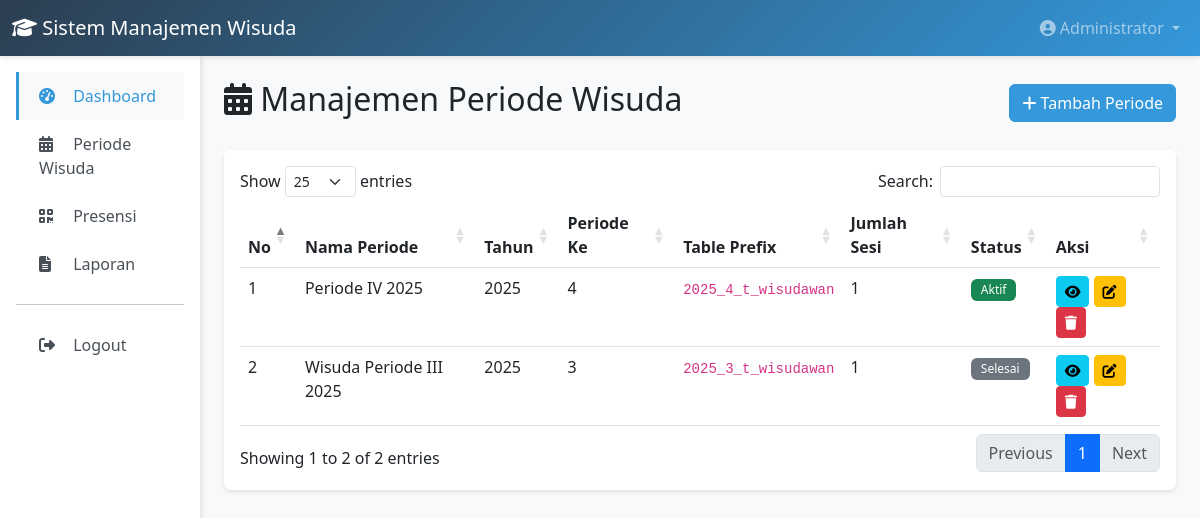
The app's page /index.php?url=admin/periode (signed in) with its own data.
### tables this page shows
CREATE TABLE `periode_wisuda` (
  `id` int NOT NULL,
  `nama_periode` varchar(100) NOT NULL,
  `tahun` year NOT NULL,
  `periode_ke` tinyint NOT NULL,
  `status` enum('aktif','selesai','draft') DEFAULT 'draft',
  `table_prefix` varchar(50) NOT NULL,
  `keterangan` text,
  `created_by` int DEFAULT NULL,
  `created_at` timestamp NULL DEFAULT CURRENT_TIMESTAMP,
  `updated_at` timestamp NULL DEFAULT CURRENT_TIMESTAMP ON UPDATE CURRENT_TIMESTAMP
);

### app/controllers/AdminController.php (called while the page is built, shortened)
<?php
class AdminController extends Controller {
    private $periodeModel;
    public function __construct() {
        $this->periodeModel = new PeriodeWisuda();
    }
    public function periode() {
        $data = [
            'title' => 'Manajemen Periode Wisuda',
            'periodes' => $this->periodeModel->getAllWithStats()
        ];
        $this->view('admin/periode/index', $data);
    }
}

### app/helpers/functions.php (called while the page is built, shortened)
<?php
function e($string) {
    return htmlspecialchars($string, ENT_QUOTES, 'UTF-8');
}
function url($path = '') {
    if (empty($path)) {
        return BASE_URL . 'index.php';
    }
    return BASE_URL . 'index.php?url=' . ltrim($path, '/');
}

### app/core/Model.php (called while the page is built, shortened)
<?php
class Model {
    protected $db;
    public function __construct() {
        $this->db = Database::getInstance()->getConnection();
    }
    public function query($sql, $params = []) {
        $stmt = $this->db->prepare($sql);
        $stmt->execute($params);
        return $stmt;
    }
    public function queryAll($sql, $params = []) {
        $stmt = $this->query($sql, $params);
        return $stmt->fetchAll();
    }
}

### app/core/Database.php (called while the page is built, shortened)
<?php
class Database {
    private static $instance = null;
    private $connection;
    private function __construct() {
        try {
            $dsn = "mysql:host=" . DB_HOST . ";dbname=" . DB_NAME . ";charset=" . DB_CHARSET;
            $options = [
                PDO::ATTR_ERRMODE => PDO::ERRMODE_EXCEPTION,
                PDO::ATTR_DEFAULT_FETCH_MODE => PDO::FETCH_ASSOC,
                PDO::ATTR_EMULATE_PREPARES => false,
            ];
            $this->connection = new PDO($dsn, DB_USER, DB_PASS, $options);
        } catch (PDOException $e) {
            die("Database connection failed: " . $e->getMessage());
        }
    }
    public static function getInstance() {
        if (self::$instance === null) {
            self::$instance = new self();
        }
        return self::$instance;
    }
    public function getConnection() {
        return $this->connection;
    }
}

### app/models/PeriodeWisuda.php (called while the page is built, shortened)
<?php
class PeriodeWisuda extends Model {
    protected $table = 'periode_wisuda';
    public function getAllWithStats() {
        return $this->queryAll("
            SELECT
                p.*,
                COUNT(DISTINCT s.id) as jumlah_sesi,
                u.full_name as created_by_name
            FROM {$this->table} p
            LEFT JOIN sesi_wisuda s ON p.id = s.periode_id
            LEFT JOIN users u ON p.created_by = u.id
            GROUP BY p.id
            ORDER BY p.tahun DESC, p.periode_ke DESC
        ");
    }
}

### app/views/admin/periode/index.php (the view)
<?php require_once APP_PATH . '/views/layouts/header.php'; ?>
<?php require_once APP_PATH . '/views/layouts/navbar.php'; ?>
<div class="container-fluid">
    <div class="row">
        <div class="col-md-2 p-0">
            <?php require_once APP_PATH . '/views/layouts/sidebar_admin.php'; ?>
        </div>
        <div class="col-md-10 p-4">
            <div class="d-flex justify-content-between align-items-center mb-4">
                <h2><i class="fas fa-calendar-alt"></i> Manajemen Periode Wisuda</h2>
                <a href="<?= url('admin/createPeriode') ?>" class="btn btn-primary">
                    <i class="fas fa-plus"></i> Tambah Periode
                </a>
            </div>
            <div class="card">
                <div class="card-body">
                    <div class="table-responsive">
                        <table class="table table-hover datatable">
                            <thead>
                                <tr>
                                    <th>No</th>
                                    <th>Nama Periode</th>
                                    <th>Tahun</th>
                                    <th>Periode Ke</th>
                                    <th>Table Prefix</th>
                                    <th>Jumlah Sesi</th>
                                    <th>Status</th>
                                    <th>Aksi</th>
                                </tr>
                            </thead>
                            <tbody>
                                <?php $no = 1; foreach ($periodes as $periode): ?>
                                <tr>
                                    <td><?= $no++ ?></td>
                                    <td><?= e($periode['nama_periode']) ?></td>
                                    <td><?= e($periode['tahun']) ?></td>
                                    <td><?= e($periode['periode_ke']) ?></td>
                                    <td><code><?= e($periode['table_prefix']) ?></code></td>
                                    <td><?= e($periode['jumlah_sesi']) ?></td>
                                    <td>
                                        <?php if ($periode['status'] === 'aktif'): ?>
                                            <span class="badge bg-success">Aktif</span>
                                        <?php elseif ($periode['status'] === 'selesai'): ?>
                                            <span class="badge bg-secondary">Selesai</span>
                                        <?php else: ?>
                                            <span class="badge bg-warning">Draft</span>
                                        <?php endif; ?>
                                    </td>
                                    <td>
                                        <a href="<?= url('admin/viewPeriode/' . $periode['id']) ?>" class="btn btn-sm btn-info" title="Detail">
                                            <i class="fas fa-eye"></i>
                                        </a>
                                        <a href="<?= url('admin/editPeriode/' . $periode['id']) ?>" class="btn btn-sm btn-warning" title="Edit">
                                            <i class="fas fa-edit"></i>
                                        </a>
                                        <button onclick="confirmDelete('<?= url('admin/deletePeriode/' . $periode['id']) ?>')" class="btn btn-sm btn-danger" title="Hapus">
                                            <i class="fas fa-trash"></i>
                                        </button>
                                    </td>
                                </tr>
                                <?php endforeach; ?>
                            </tbody>
                        </table>
                    </div>
                </div>
            </div>
        </div>
    </div>
</div>
<?php require_once APP_PATH . '/views/layouts/footer.php'; ?>

### app/views/layouts/header.php (style rules this page uses)
:root { --primary-color: #2c3e50; --secondary-color: #3498db; --success-color: #27ae60; --danger-color: #e74c3c; --warning-color: #f39c12; }
body { font-family: 'Segoe UI', Tahoma, Geneva, Verdana, sans-serif; background-color: #f8f9fa; }
.card { border: none; box-shadow: 0 2px 4px rgba(0,0,0,0.1); margin-bottom: 20px; }
.btn-primary { background-color: var(--secondary-color); border-color: var(--secondary-color); }
.table-responsive { border-radius: 5px; }
.badge { padding: 5px 10px; font-weight: 500; }

### records on screen
periode_wisuda: nama_periode "Periode IV 2025", tahun "2025", periode_ke "4", table_prefix "2025_4_t_wisudawan", jumlah_sesi "1", status "Aktif"
periode_wisuda: nama_periode "Wisuda Periode III 2025", tahun "2025", periode_ke "3", table_prefix "2025_3_t_wisudawan", jumlah_sesi "1", status "Selesai"

### other values on screen
APP_NAME "Sistem Manajemen Wisuda"
$_SESSION['full_name'] "Administrator"
